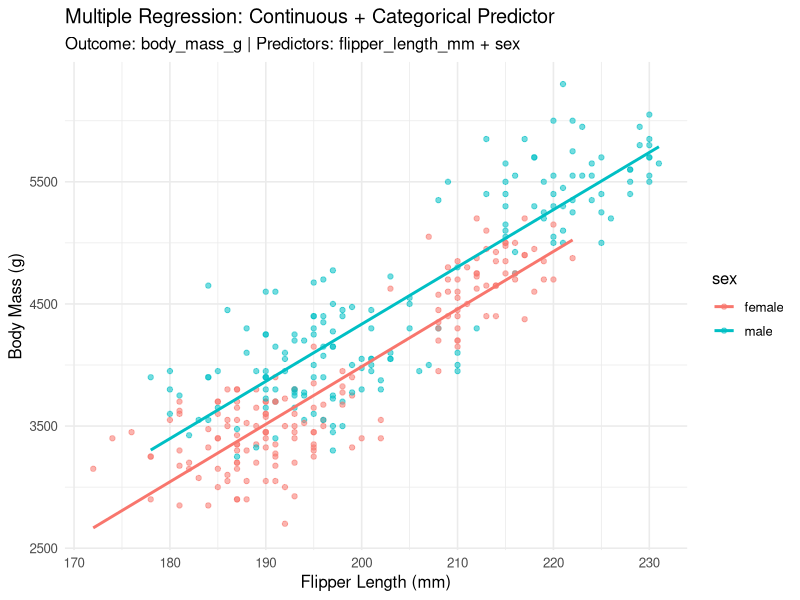

Recreate this plot in R.
# Day 6 - Multiple Regression Tutorial 1
# Continuous Y with one continuous X and one categorical X
# Model focus: body_mass_g ~ flipper_length_mm + sex

# 1. Load libraries and data
library(tidyverse)
library(palmerpenguins)

penguins_cc <- penguins %>%
  select(body_mass_g, flipper_length_mm, sex) %>%
  drop_na() %>%
  mutate(sex = factor(sex))

cat("Rows used:", nrow(penguins_cc), "\n")
cat("Reference level for sex:", levels(penguins_cc$sex)[1], "\n\n")

# 2. Fit additive multiple regression
# Interpretation:
#   - flipper_length_mm coefficient = expected change in body mass per 1 mm increase
#     while holding sex constant.
#   - sexmale coefficient = expected male-female mean difference
#     at the same flipper length.
model_add <- lm(body_mass_g ~ flipper_length_mm + sex, data = penguins_cc)
summary(model_add)

cat("\n95% confidence intervals for coefficients:\n")
print(confint(model_add))

# 3. Compare with a single-predictor model
model_simple <- lm(body_mass_g ~ flipper_length_mm, data = penguins_cc)

cat("\nNested model comparison (does adding sex help?):\n")
print(anova(model_simple, model_add))

# 4. Optional slope check: do males and females need separate slopes?
model_interaction <- lm(body_mass_g ~ flipper_length_mm * sex, data = penguins_cc)

cat("\nAdditive vs interaction model comparison:\n")
print(anova(model_add, model_interaction))

# 5. Predict adjusted values for selected cases
new_cases <- tibble(
  flipper_length_mm = c(185, 200, 215, 200),
  sex = factor(c("female", "female", "female", "male"), levels = levels(penguins_cc$sex))
)

pred_out <- cbind(
  new_cases,
  predict(model_add, newdata = new_cases, interval = "confidence")
)

cat("\nPredicted body mass from additive model:\n")
print(pred_out)

# 6. Visual: raw data + fitted lines by sex
ggplot(penguins_cc, aes(x = flipper_length_mm, y = body_mass_g, color = sex)) +
  geom_point(alpha = 0.55) +
  geom_smooth(method = "lm", se = FALSE, linewidth = 1) +
  labs(
    title = "Multiple Regression: Continuous + Categorical Predictor",
    subtitle = "Outcome: body_mass_g | Predictors: flipper_length_mm + sex",
    x = "Flipper Length (mm)",
    y = "Body Mass (g)"
  ) +
  theme_minimal(base_size = 12)
